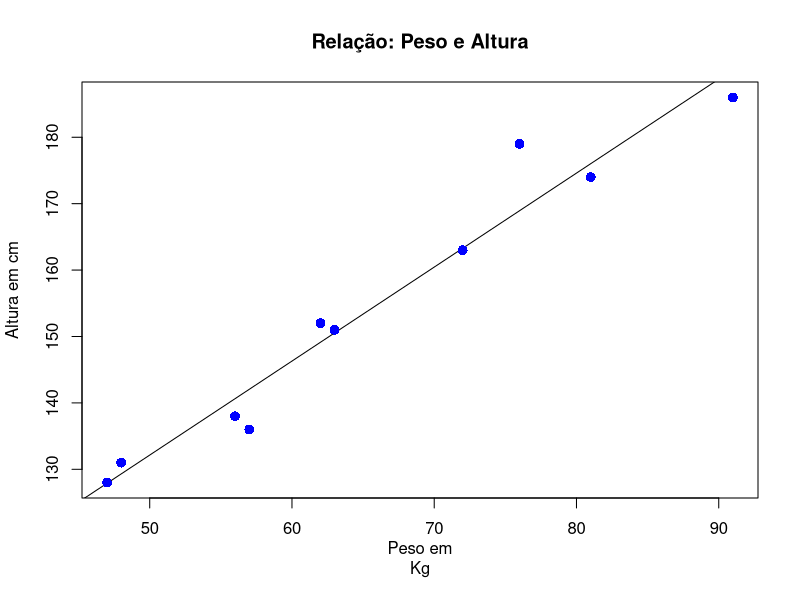

Recreate this plot in R.
x <- c(151, 174, 138, 186, 128, 136, 179, 163, 152,131)
y <- c(63, 81, 56, 91, 47, 57, 76, 72, 62, 48)
reta <- lm(y~x)
print(reta)
print(summary(reta))

valor <- 10
x_new <- data.frame(x=valor)
res <- predict(reta,x_new)
print(res)

plot(y,x,col = "blue",main = "Relação: Peso e Altura",
abline(lm(x~y)),cex = 1.3,pch = 16,xlab = "Peso em
Kg",ylab = "Altura em cm")

